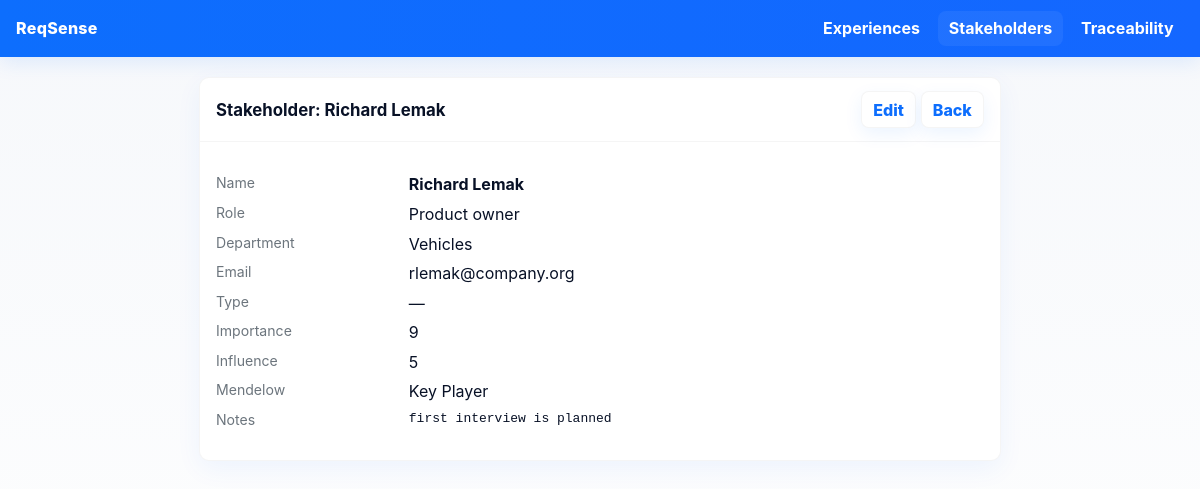
/stakeholders/2, run on the app's committed database.
### src/models.py (models this page shows)
class Stakeholder(db.Model):
    __tablename__ = 'stakeholders'
    id = db.Column(db.Integer, primary_key=True)
    name = db.Column(db.String(255), nullable=False)
    role = db.Column(db.String(255), nullable=True)
    department = db.Column(db.String(255), nullable=True)
    email = db.Column(db.String(255), nullable=True)
    type = db.Column(db.String(100), nullable=True)       # e.g. Customer, Partner, Internal
    importance = db.Column(db.Integer, nullable=True)    # 0..10
    influence = db.Column(db.Integer, nullable=True)     # 0..10
    notes = db.Column(db.Text, nullable=True)
    created_at = db.Column(db.DateTime(timezone=True), default=lambda: datetime.now(timezone.utc))
    experiences = db.relationship('Experience', back_populates='stakeholder', lazy='select')
    requirements = db.relationship(
        'RequirementSubmission',
        secondary=stakeholder_requirements,
        back_populates='stakeholders',
        lazy='select'
    )
    @property
    def mendelow_quadrant(self):
        if self.importance is None or self.influence is None:
            return 'n/a'
        try:
            imp = int(self.importance)
            inf = int(self.influence)
        except Exception:
            return 'n/a'
        if imp >= 5 and inf >= 5:
            return 'Key Player'
        if imp >= 5 and inf < 5:
            return 'Keep Satisfied'
        if imp < 5 and inf >= 5:
            return 'Keep Informed'
        return 'Monitor'

### src/routes/stakeholders.py (the view)
@stakeholders_bp.route('/<int:stakeholder_id>', methods=['GET'])
def view(stakeholder_id):
    s = Stakeholder.query.get_or_404(stakeholder_id)
    return render_template('stakeholders/view.html', stakeholder=s)

### src/templates/stakeholders/view.html (shortened to what this page needs)
{% extends "base.html" %}
{% block content %}
<div class="table-card" style="max-width:800px;margin:1.25rem auto;">
  <div class="table-header">
    <h2>Stakeholder: {{ stakeholder.name }}</h2>
    <div>
      <a class="btn secondary" href="{{ url_for('stakeholders.edit', stakeholder_id=stakeholder.id) }}">Edit</a>
      <a class="btn secondary" href="{{ url_for('stakeholders.overview') }}">Back</a>
    </div>
  </div>
  <div style="padding:1rem">
    <dl style="display:grid;grid-template-columns:140px 1fr;gap:.6rem .8rem">
      <dt class="small muted">Name</dt><dd><strong>{{ stakeholder.name }}</strong></dd>
      <dt class="small muted">Role</dt><dd>{{ stakeholder.role or '—' }}</dd>
      <dt class="small muted">Department</dt><dd>{{ stakeholder.department or '—' }}</dd>
      <dt class="small muted">Email</dt><dd>{{ stakeholder.email or '—' }}</dd>
      <dt class="small muted">Type</dt><dd>{{ stakeholder.type or '—' }}</dd>
      <dt class="small muted">Importance</dt><dd>{{ stakeholder.importance if stakeholder.importance is not none else 'n/a' }}</dd>
      <dt class="small muted">Influence</dt><dd>{{ stakeholder.influence if stakeholder.influence is not none else 'n/a' }}</dd>
      <dt class="small muted">Mendelow</dt><dd>{{ stakeholder.mendelow_quadrant }}</dd>
      <dt class="small muted">Notes</dt><dd><pre style="white-space:pre-wrap;margin:0">{{ stakeholder.notes or '—' }}</pre></dd>
    </dl>
  </div>
</div>
{% endblock %}

### src/templates/base.html (style rules this page uses)
:root { --accent:#0d6efd; --bg:#f6f8fb; --card:#ffffff; --muted:#6c757d; --radius:10px; --shadow: 0 8px 26px rgba(13,110,253,0.06); }
html,body { height:100%;margin:0;font-family:Inter,system-ui,Segoe UI,Roboto,Arial;color:#081126;background:linear-gradient(180deg,var(--bg),#ffffff) }
.table-card { background:var(--card);border-radius:var(--radius);box-shadow:var(--shadow);overflow:hidden;margin-bottom:1.25rem;border:1px solid rgba(2,6,23,0.04) }
.table-header { display:flex;justify-content:space-between;align-items:center;padding:.85rem 1rem;border-bottom:1px solid rgba(2,6,23,0.04) }
.table-header h2 { margin:0;font-size:1.05rem }
.btn { display:inline-block;background:var(--accent);color:#fff;padding:.45rem .7rem;border-radius:8px;text-decoration:none;font-weight:800;border:none;cursor:pointer;box-shadow:0 6px 18px rgba(13,110,253,0.08) }
.btn.secondary { background:#fff;color:var(--accent);border:1px solid rgba(2,6,23,0.04) }
.muted { color:var(--muted) }
.small { font-size:.88rem;color:var(--muted) }

### data on the page
Stakeholder: name "Richard Lemak", role "Product owner", department "Vehicles", email "rlemak@company.org", type "—", importance "9", influence "5", mendelow_quadrant "Key Player", notes "first interview is planned"
